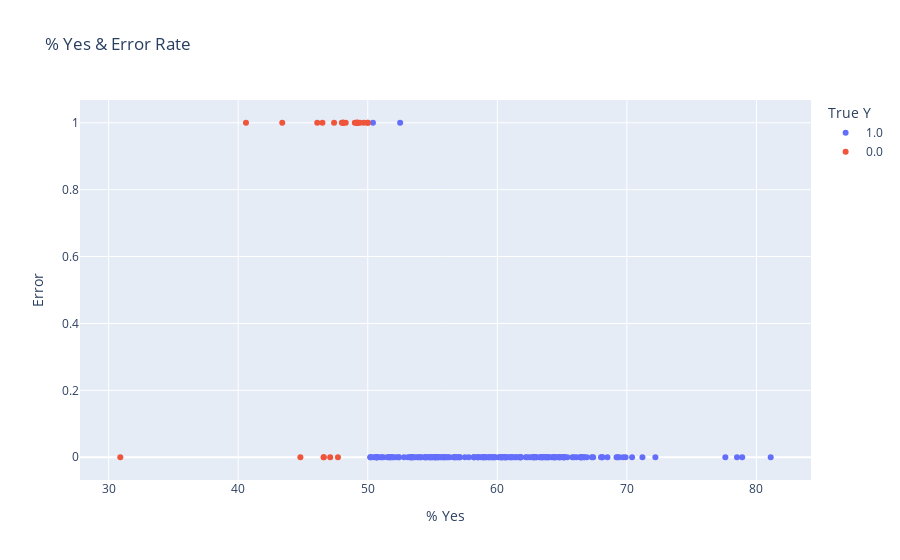

Notebook code cell kept with this figure:
### Code cell
# Plot % Yes & Error
plts.plot_yes_perc_error(X_test_all, y_test, y_pred_knn)

### Figure 1 — Plotly figure (JSON) as saved in the notebook; plotly's stock layout.template omitted (floating-point values rounded to 4 significant figures; data arrays with more than 128 entries replaced by an {"elided": "..."} marker saying what was removed)
{"data": [{"customdata": {"elided": "191x1 str values"}, "hovertemplate": "True Y=1.0<br>% Yes=%{x}<br>Error=%{y}<br>Municipality=%{customdata[0]}<extra></extra>", "legendgroup": "1.0", "marker": {"color": "#636efa", "symbol": "circle"}, "mode": "markers", "name": "1.0", "orientation": "v", "showlegend": true, "type": "scatter", "x": {"elided": "191 float values"}, "xaxis": "x", "y": {"elided": "191 int values"}, "yaxis": "y"}, {"customdata": [["Safiental"], ["Ziefen"], ["Maur"], ["Begnins"], ["Bätterkinden"], ["Fürstenau"], ["Apples"], ["Schelten"], ["Ittigen"], ["Muri (AG)"], ["Veyrier"], ["Schwerzenbach"], ["Lutry"], ["Genève"], ["Unterbäch"], ["Richterswil"], ["Ennetbaden"], ["Pregny-Chambésy"], ["Onsernone"], ["Bedigliora"], ["Wettswil am Albis"], ["Hedingen"], ["La Chaux-de-Fonds"], ["Carouge (GE)"], ["Mauraz"], ["Rheinfelden"]], "hovertemplate": "True Y=0.0<br>% Yes=%{x}<br>Error=%{y}<br>Municipality=%{customdata[0]}<extra></extra>", "legendgroup": "0.0", "marker": {"color": "#EF553B", "symbol": "circle"}, "mode": "markers", "name": "0.0", "orientation": "v", "showlegend": true, "type": "scatter", "x": [47.4, 48.3, 50, 49.2, 47.7, 49.2, 49.2, 48.1, 47.1, 49.4, 49, 46.6, 50, 44.8, 46.5, 48.1, 30.9, 48, 49.1, 48.1, 46.6, 46.1, 49.7, 43.4, 40.6, 49.2], "xaxis": "x", "y": [1, 1, 1, 1, 0, 1, 1, 1, 0, 1, 1, 0, 1, 0, 1, 1, 0, 1, 1, 1, 0, 1, 1, 1, 1, 1], "yaxis": "y"}], "layout": {"legend": {"title": {"text": "True Y"}, "tracegroupgap": 0}, "title": {"text": "% Yes & Error Rate"}, "xaxis": {"anchor": "y", "domain": [0, 1], "title": {"text": "% Yes"}}, "yaxis": {"anchor": "x", "domain": [0, 1], "title": {"text": "Error"}}}}
